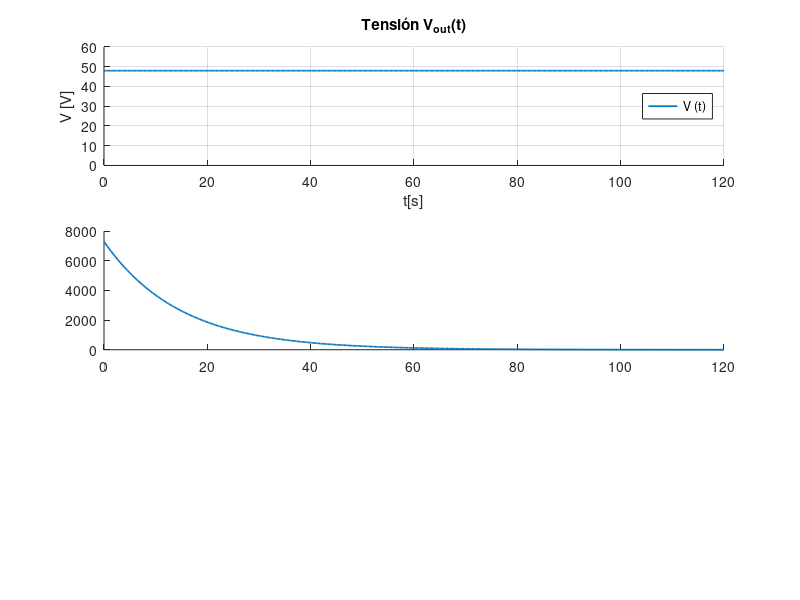

This chart was generated by the following MATLAB code: (Note: this script raises an error after producing the figure.)
clc
clear 
close all

%% EMULACION FLYWHEEL CON PMDCM - DESCARGA TENSIÓN CONSTANTE Vout

%% Parámetros Zhang

L = 3.6e-3;
R = 0.5;
J = 0.123;
kb = 0.062070427805750; % V/rad/s
ki = 0.066845076098500;
B = 1e-4;
Vout = 48;
w_ss = 7296.67611231985;                           % velocidad angular en estado estable
i_ss = 1.14321362082603;                           % corriente en estado estable

t = linspace(0,120,500);                          % Se define el tiempo


v_d = Vout*ones(1,500);               % Tensión de salida Flywheel. Modo generador

% Modelo Espacios de Estado DESCARGA

A = [-R/L , kb/L ; -ki/J , -B/J ];
B = [-1/L ; 0 ];                     
C = [0 , 1; 1 , 0];
D = 0;
sys = ss(A,B,C,D);
u = v_d;
w = lsim(sys,u,t);

w_d = 9.5492965855*w(:,1);           % velocidad angular / conversión rad/s a rpm
w_0 = [w_ss*ones(1,500)];            % Ajuste de condición inicial
w_d = -w_d + w_0';                   % Ajuste de condición inicial
i_d = w(:,end);                      % corriente

Fig_Vcte = figure;
figure (Fig_Vcte);

%% COMPORTAMIENTO DE TENSION DESCARGA

subplot(3,1,1)

hold on
plot(t,v_d,'LineWidth',1.2)
title('Tensión V_{out}(t)');
xlabel('t[s]'); 
ylabel('V [V]');
ylim([0 60])
legend('V (t)');
legend('Location','east');
grid on

%% COMPORTAMIENTO DE LA VELOCIDAD ANGULAR DESCARGA

subplot(3,1,2)

hold on
plot(t,w_d,'LineWidth',1.2)
yline(w_ss,'-.','LineWidth',1.2)           % velocidad angular en estado estable
title('Velocidad angular \omega(t)');
xlabel('t [s]'); 
ylabel('\omega [rpm]');
legend('\omega (t)','\omega_{ss}' );
legend('Location','southeast');

text(80,6500,'\omega_{ss} \cong 7296.6 rpm')

grid on

%% COMPORTAMIENTO DE LA CORRIENTE DESCARGA
subplot(3,1,3)

hold on
plot(t,i_d,'LineWidth',1.2)
title('Corriente i(t)');
xlabel('t[s]'); 
ylabel('i [A]');
legend('i (t)');
legend('Location' ,'northeast');
grid on

%% ANALISIS POTENCIA Y ENERGÍA DESCARGA

B1 = 1e-4;                      %definir nuevamente constante de fricción
tao_F = ki*i_d - B1*w_d;
P_F = (tao_F).*w_d;             %comportamiento potencia en J
tao_B = B1*w_d;
P_B = (tao_B).*w_d;             %potencia perdida por friccion B
tao_G = ki*i_d;
P_mec = (tao_G).*w_d;

P_elec = i_d.*v_d';             %potencia electrica

E_d = 0.5*J*w_d.*w_d;
E_max = 0.5*J*w_ss*w_ss;

FigPE = figure;
figure (FigPE);

%% COMPORTAMIENTO DE VELOCIDAD ANGULAR DESCARGA

subplot(3,1,1)

hold on
plot(t,w_d,'LineWidth',1.2)
yline(w_ss,'-.','LineWidth',1.2)           % velocidad angular en estado estable
title('Velocidad angular \omega(t)');
xlabel('t [s]'); 
ylabel('\omega [rpm]');
legend('\omega (t)','\omega_{ss}' );
legend('Location','east');

text(80,6500,'\omega_{ss} \cong 7296.6 rpm')

grid on

%% COMPORTAMIENTO DE LA POTENCIA DESCARGA

P_ss = 56;
subplot(3,1,2)

hold on
plot(t,P_F,t,P_B,t,P_mec,t,P_elec,'LineWidth',1.2)
title('Comportamiento Potencia');
xlabel('t [s]'); 
ylabel('P [W]');
legend('P_{flywheel}','P_{loss,B}','P_{mec}','P_{elec}','Orientation','horizontal');
legend('Location','east');

grid on

%% COMPORTAMIENTO DE LA ENERGIA DESCARGA

subplot(3,1,3)

hold on
plot(t,E_d,'LineWidth',1.2)
yline(E_max,'-.','LineWidth',1.2)           % Energía máxima
title('Energía de la Flywheel');
xlabel('t [s]'); 
ylabel('E [J]');
legend('E (t)','E_{max}' );
legend('Location','east');

text(80,2943000,'E_{max} \cong 3.27 MJ')

grid on